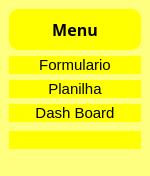
        <widget class="QFrame" name="frame_menu">
         <property name="minimumSize">
          <size>
           <width>150</width>
           <height>0</height>
          </size>
         </property>
         <property name="maximumSize">
          <size>
           <width>150</width>
           <height>16777215</height>
          </size>
         </property>
         <property name="styleSheet">
          <string notr="true">QFrame {
	border-radius: 10px;
	background-color: rgb(255, 255, 127);
}</string>
         </property>
         <property name="frameShape">
          <enum>QFrame::StyledPanel</enum>
         </property>
         <property name="frameShadow">
          <enum>QFrame::Raised</enum>
         </property>
         <layout class="QVBoxLayout" name="verticalLayout_3">
          <property name="spacing">
           <number>0</number>
          </property>
          <property name="leftMargin">
           <number>0</number>
          </property>
          <property name="topMargin">
           <number>0</number>
          </property>
          <property name="rightMargin">
           <number>0</number>
          </property>
          <property name="bottomMargin">
           <number>0</number>
          </property>
          <item>
           <widget class="QFrame" name="frame_10">
            <property name="frameShape">
             <enum>QFrame::StyledPanel</enum>
            </property>
            <property name="frameShadow">
             <enum>QFrame::Raised</enum>
            </property>
            <layout class="QVBoxLayout" name="verticalLayout_4">
             <item>
              <widget class="QFrame" name="frame_6">
               <property name="styleSheet">
                <string notr="true">background-color: rgb(255, 255, 0);</string>
               </property>
               <property name="frameShape">
                <enum>QFrame::StyledPanel</enum>
               </property>
               <property name="frameShadow">
                <enum>QFrame::Raised</enum>
               </property>
               <layout class="QVBoxLayout" name="verticalLayout_5">
                <item>
                 <widget class="QLabel" name="label_4">
                  <property name="font">
                   <font>
                    <family>Segoe UI Black</family>
                    <pointsize>12</pointsize>
                    <weight>75</weight>
                    <bold>true</bold>
                   </font>
                  </property>
                  <property name="text">
                   <string>Menu</string>
                  </property>
                  <property name="alignment">
                   <set>Qt::AlignCenter</set>
                  </property>
                 </widget>
                </item>
               </layout>
              </widget>
             </item>
             <item>
              <widget class="QFrame" name="frame_7">
               <property name="styleSheet">
                <string notr="true">background-color: rgb(255, 255, 0);</string>
               </property>
               <property name="frameShape">
                <enum>QFrame::StyledPanel</enum>
               </property>
               <property name="frameShadow">
                <enum>QFrame::Raised</enum>
               </property>
               <layout class="QVBoxLayout" name="verticalLayout_8">
                <property name="spacing">
                 <number>0</number>
                </property>
                <property name="leftMargin">
                 <number>0</number>
                </property>
                <property name="topMargin">
                 <number>0</number>
                </property>
                <property name="rightMargin">
                 <number>0</number>
                </property>
                <property name="bottomMargin">
                 <number>0</number>
                </property>
                <item>
                 <widget class="QPushButton" name="pushButton_formulario">
                  <property name="enabled">
                   <bool>true</bool>
                  </property>
                  <property name="maximumSize">
                   <size>
                    <width>16777215</width>
                    <height>60</height>
                   </size>
                  </property>
                  <property name="font">
                   <font>
                    <family>Segoe UI</family>
                    <pointsize>11</pointsize>
                   </font>
                  </property>
                  <property name="styleSheet">
                   <string notr="true">border: none;
box-shadow: none;</string>
                  </property>
                  <property name="text">
                   <string>Formulario</string>
                  </property>
                  <property name="shortcut">
                   <string/>
                  </property>
                  <property name="checkable">
                   <bool>false</bool>
                  </property>
                 </widget>
                </item>
               </layout>
              </widget>
             </item>
             <item>
              <widget class="QFrame" name="frame_8">
               <property name="styleSheet">
                <string notr="true">background-color: rgb(255, 255, 0);</string>
               </property>
               <property name="frameShape">
                <enum>QFrame::StyledPanel</enum>
               </property>
               <property name="frameShadow">
                <enum>QFrame::Raised</enum>
               </property>
               <layout class="QVBoxLayout" name="verticalLayout_7">
                <property name="spacing">
                 <number>0</number>
                </property>
                <property name="leftMargin">
                 <number>0</number>
                </property>
                <property name="topMargin">
                 <number>0</number>
                </property>
                <property name="rightMargin">
                 <number>0</number>
                </property>
                <property name="bottomMargin">
                 <number>0</number>
                </property>
                <item>
                 <widget class="QPushButton" name="pushButton_planilha">
                  <property name="maximumSize">
                   <size>
                    <width>16777215</width>
                    <height>60</height>
                   </size>
                  </property>
                  <property name="font">
                   <font>
                    <family>Segoe UI</family>
                    <pointsize>11</pointsize>
                   </font>
                  </property>
                  <property name="styleSheet">
                   <string notr="true">border: none;
box-shadow: none;</string>
                  </property>
                  <property name="text">
                   <string>Planilha</string>
                  </property>
                 </widget>
                </item>
               </layout>
              </widget>
             </item>
             <item>
              <widget class="QFrame" name="frame_9">
               <property name="styleSheet">
                <string notr="true">background-color: rgb(255, 255, 0);</string>
               </property>
               <property name="frameShape">
                <enum>QFrame::StyledPanel</enum>
               </property>
               <property name="frameShadow">
                <enum>QFrame::Raised</enum>
               </property>
               <layout class="QVBoxLayout" name="verticalLayout_6">
                <property name="spacing">
                 <number>0</number>
                </property>
                <property name="leftMargin">
                 <number>0</number>
                </property>
                <property name="topMargin">
                 <number>0</number>
                </property>
                <property name="rightMargin">
                 <number>0</number>
                </property>
                <property name="bottomMargin">
                 <number>0</number>
                </property>
                <item>
                 <widget class="QPushButton" name="pushButton_dashboard">
                  <property name="maximumSize">
                   <size>
                    <width>16777215</width>
                    <height>60</height>
                   </size>
                  </property>
                  <property name="font">
                   <font>
                    <family>Segoe UI</family>
                    <pointsize>11</pointsize>
                   </font>
                  </property>
                  <property name="styleSheet">
                   <string notr="true">border: none;
box-shadow: none;</string>
                  </property>
                  <property name="text">
                   <string>Dash Board</string>
                  </property>
                 </widget>
                </item>
               </layout>
              </widget>
             </item>
            </layout>
           </widget>
          </item>
          <item>
           <widget class="QFrame" name="frame_11">
            <property name="frameShape">
             <enum>QFrame::StyledPanel</enum>
            </property>
            <property name="frameShadow">
             <enum>QFrame::Raised</enum>
            </property>
            <layout class="QVBoxLayout" name="verticalLayout_10">
             <property name="topMargin">
              <number>0</number>
             </property>
             <item>
              <widget class="QFrame" name="frame_5">
               <property name="styleSheet">
                <string notr="true">background-color: rgb(255, 255, 0);</string>
               </property>
               <property name="frameShape">
                <enum>QFrame::StyledPanel</enum>
               </property>
               <property name="frameShadow">
                <enum>QFrame::Raised</enum>
               </property>
               <layout class="QVBoxLayout" name="verticalLayout_11"/>
              </widget>
             </item>
             <item>
              <widget class="QFrame" name="frame_12">
               <property name="frameShape">
                <enum>QFrame::StyledPanel</enum>
               </property>
               <property name="frameShadow">
                <enum>QFrame::Raised</enum>
               </property>
              </widget>
             </item>
             <item>
              <widget class="QFrame" name="frame_13">
               <property name="frameShape">
                <enum>QFrame::StyledPanel</enum>
               </property>
               <property name="frameShadow">
                <enum>QFrame::Raised</enum>
               </property>
              </widget>
             </item>
             <item>
              <widget class="QFrame" name="frame_14">
               <property name="frameShape">
                <enum>QFrame::StyledPanel</enum>
               </property>
               <property name="frameShadow">
                <enum>QFrame::Raised</enum>
               </property>
              </widget>
             </item>
            </layout>
           </widget>
          </item>
         </layout>
        </widget>
